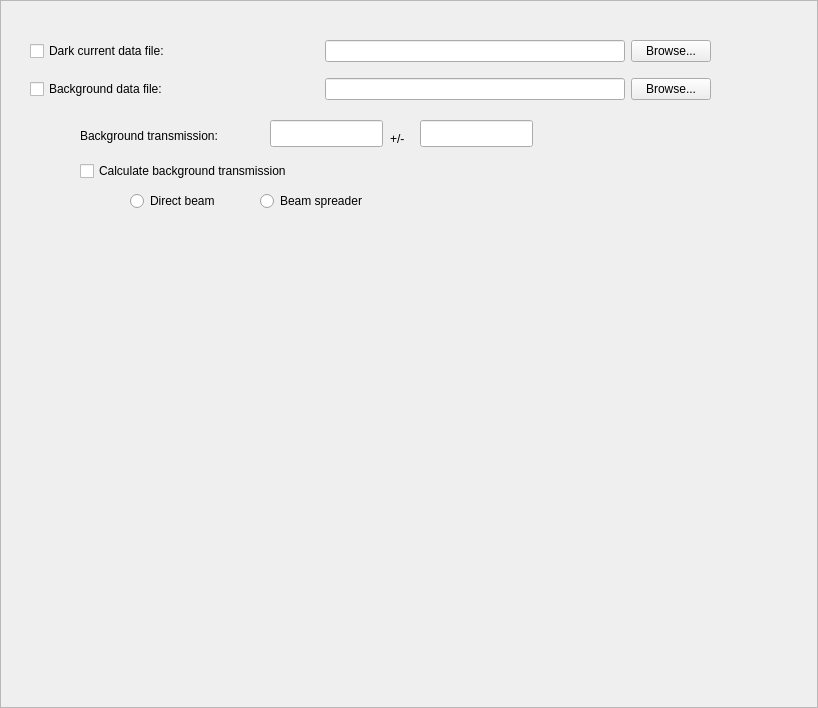
<?xml version="1.0" encoding="UTF-8"?>
<ui version="4.0">
 <class>Frame</class>
 <widget class="QFrame" name="Frame">
  <property name="geometry">
   <rect>
    <x>0</x>
    <y>0</y>
    <width>818</width>
    <height>708</height>
   </rect>
  </property>
  <property name="windowTitle">
   <string>Frame</string>
  </property>
  <property name="frameShape">
   <enum>QFrame::StyledPanel</enum>
  </property>
  <property name="frameShadow">
   <enum>QFrame::Raised</enum>
  </property>
  <widget class="QWidget" name="gridLayoutWidget">
   <property name="geometry">
    <rect>
     <x>30</x>
     <y>30</y>
     <width>681</width>
     <height>81</height>
    </rect>
   </property>
   <layout class="QGridLayout" name="gridLayout">
    <item row="0" column="1">
     <widget class="QLineEdit" name="dark_current_edit">
      <property name="sizePolicy">
       <sizepolicy hsizetype="Fixed" vsizetype="Fixed">
        <horstretch>0</horstretch>
        <verstretch>0</verstretch>
       </sizepolicy>
      </property>
      <property name="minimumSize">
       <size>
        <width>300</width>
        <height>0</height>
       </size>
      </property>
      <property name="maximumSize">
       <size>
        <width>300</width>
        <height>16777215</height>
       </size>
      </property>
     </widget>
    </item>
    <item row="0" column="2">
     <widget class="QPushButton" name="dark_current_browse">
      <property name="sizePolicy">
       <sizepolicy hsizetype="Fixed" vsizetype="Fixed">
        <horstretch>0</horstretch>
        <verstretch>0</verstretch>
       </sizepolicy>
      </property>
      <property name="text">
       <string>Browse...</string>
      </property>
     </widget>
    </item>
    <item row="1" column="0">
     <widget class="QCheckBox" name="background_chk">
      <property name="maximumSize">
       <size>
        <width>16777215</width>
        <height>16777215</height>
       </size>
      </property>
      <property name="text">
       <string>Background data file:</string>
      </property>
     </widget>
    </item>
    <item row="1" column="1">
     <widget class="QLineEdit" name="background_edit">
      <property name="sizePolicy">
       <sizepolicy hsizetype="Fixed" vsizetype="Fixed">
        <horstretch>0</horstretch>
        <verstretch>0</verstretch>
       </sizepolicy>
      </property>
      <property name="minimumSize">
       <size>
        <width>300</width>
        <height>0</height>
       </size>
      </property>
      <property name="maximumSize">
       <size>
        <width>300</width>
        <height>16777215</height>
       </size>
      </property>
     </widget>
    </item>
    <item row="1" column="2">
     <widget class="QPushButton" name="background_browse">
      <property name="sizePolicy">
       <sizepolicy hsizetype="Fixed" vsizetype="Fixed">
        <horstretch>0</horstretch>
        <verstretch>0</verstretch>
       </sizepolicy>
      </property>
      <property name="text">
       <string>Browse...</string>
      </property>
     </widget>
    </item>
    <item row="0" column="0">
     <widget class="QCheckBox" name="dark_current_chk">
      <property name="maximumSize">
       <size>
        <width>16777215</width>
        <height>16777215</height>
       </size>
      </property>
      <property name="text">
       <string>Dark current data file:</string>
      </property>
     </widget>
    </item>
   </layout>
  </widget>
  <widget class="QWidget" name="verticalLayoutWidget">
   <property name="geometry">
    <rect>
     <x>70</x>
     <y>230</y>
     <width>671</width>
     <height>264</height>
    </rect>
   </property>
   <layout class="QVBoxLayout" name="widget_placeholder"/>
  </widget>
  <widget class="QCheckBox" name="calculate_trans_chk">
   <property name="geometry">
    <rect>
     <x>80</x>
     <y>160</y>
     <width>332</width>
     <height>22</height>
    </rect>
   </property>
   <property name="text">
    <string>Calculate background transmission</string>
   </property>
  </widget>
  <widget class="QLabel" name="label">
   <property name="geometry">
    <rect>
     <x>80</x>
     <y>120</y>
     <width>181</width>
     <height>31</height>
    </rect>
   </property>
   <property name="sizePolicy">
    <sizepolicy hsizetype="Fixed" vsizetype="Fixed">
     <horstretch>0</horstretch>
     <verstretch>0</verstretch>
    </sizepolicy>
   </property>
   <property name="text">
    <string>Background transmission:</string>
   </property>
  </widget>
  <widget class="QRadioButton" name="trans_direct_chk">
   <property name="geometry">
    <rect>
     <x>130</x>
     <y>190</y>
     <width>109</width>
     <height>22</height>
    </rect>
   </property>
   <property name="text">
    <string>Direct beam</string>
   </property>
  </widget>
  <widget class="QRadioButton" name="trans_spreader_chk">
   <property name="geometry">
    <rect>
     <x>260</x>
     <y>190</y>
     <width>131</width>
     <height>22</height>
    </rect>
   </property>
   <property name="text">
    <string>Beam spreader</string>
   </property>
  </widget>
  <widget class="QLabel" name="label_2">
   <property name="geometry">
    <rect>
     <x>390</x>
     <y>130</y>
     <width>62</width>
     <height>17</height>
    </rect>
   </property>
   <property name="text">
    <string>+/-</string>
   </property>
  </widget>
  <widget class="QLineEdit" name="dtransmission_edit">
   <property name="geometry">
    <rect>
     <x>420</x>
     <y>120</y>
     <width>113</width>
     <height>27</height>
    </rect>
   </property>
  </widget>
  <widget class="QLineEdit" name="transmission_edit">
   <property name="geometry">
    <rect>
     <x>270</x>
     <y>120</y>
     <width>113</width>
     <height>27</height>
    </rect>
   </property>
  </widget>
 </widget>
 <resources/>
 <connections/>
</ui>
